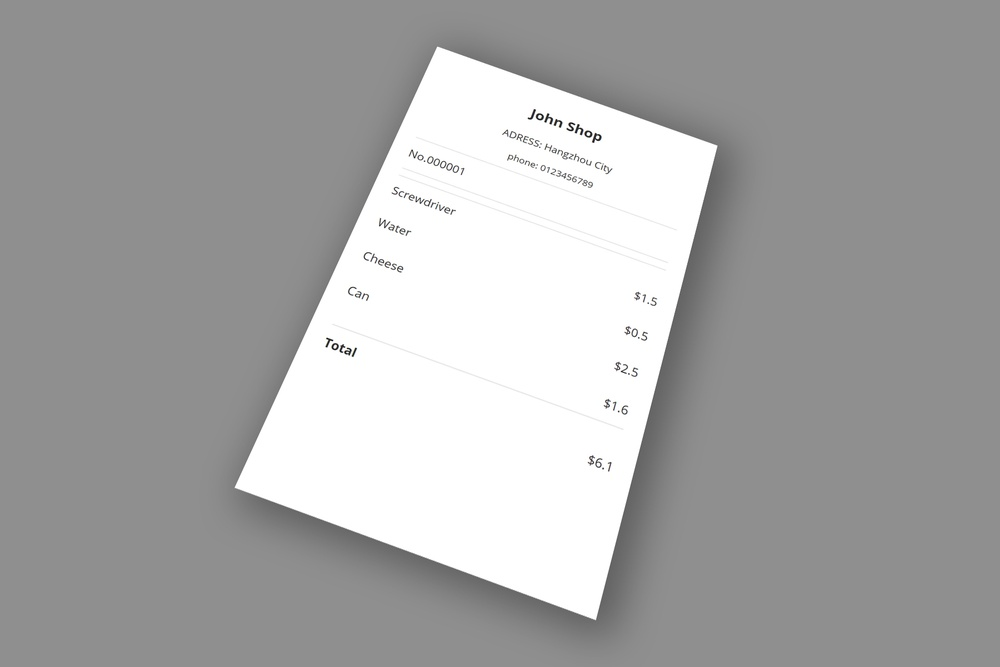
#> input picture receipt_photo.jpg, 1000 x 667 px, shrunk from 1800 x 1200 before the run
$ python run.py
#> lines starting #> are read from the running program, lines starting #| are printed output that depends on the picture; after the words box and inside, x2 and y2 are one past the last pixel; in counts of white or black regions, pixels touching at a corner belong together
# 导入cv2库
import cv2
import numpy as np
from paddleocr import PaddleOCR
import os

# 读取图片文件
img = cv2.imread("receipt_photo.jpg")
#> img is the input picture: shape (667, 1000, 3); mean B, G, R 168.5, 168.5, 168.5

# 转换为灰度图像
gray = cv2.cvtColor(img, cv2.COLOR_BGR2GRAY)

# 使用高斯滤波去除噪声
blur = cv2.GaussianBlur(gray, (5, 5), 0)

# 使用Canny算法检测边缘
edges = cv2.Canny(blur, 50, 150)
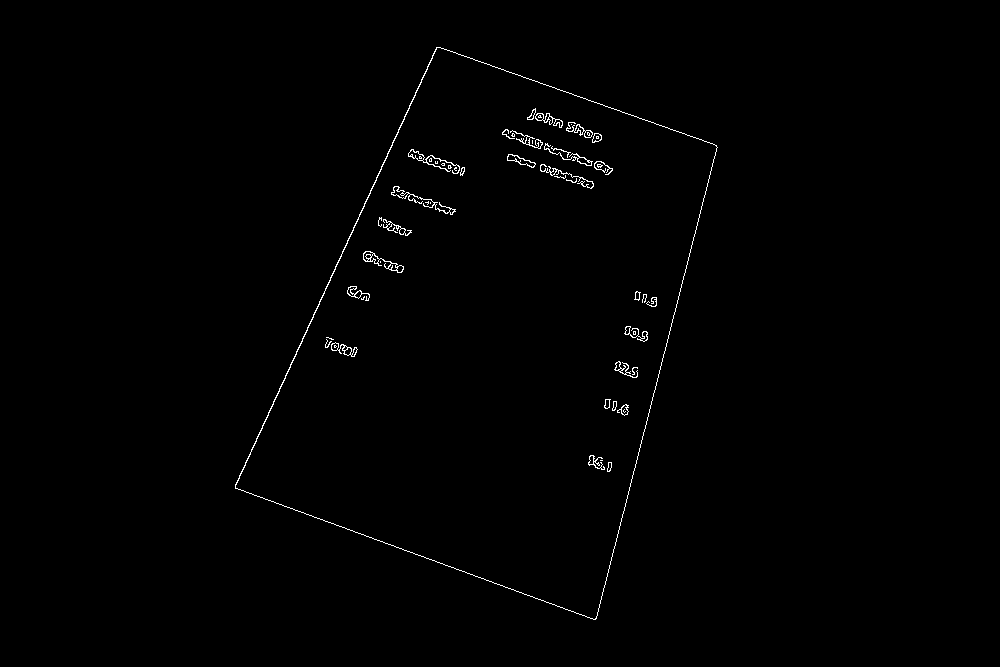
#> edges: shape (667, 1000); 0.64% white in thin lines or dots, all inside (x1, y1, x2, y2) = (235, 47, 718, 620)

cv2.imshow("Edge", edges)
cv2.imwrite("edges.jpg", edges)
cv2.waitKey(0)

# 使用findContours函数找到轮廓
contours, hierarchy = cv2.findContours(edges, cv2.RETR_EXTERNAL, cv2.CHAIN_APPROX_SIMPLE)
#> contours = 1 contour; box (x1, y1, x2, y2) and area: (235, 47, 718, 620) 165724

# 找到最大的轮廓，假设它是文档的轮廓
max_area = 0
max_contour = None
for contour in contours:
    area = cv2.contourArea(contour)
    if area > max_area:
        max_area = area
        max_contour = contour
#> this loop made 1 pass
#> (area, max_area) on pass 1: (165724.5, 165724.5)
#> after the loop, max_area = 165724.5; max_contour = contour of 1108 points, box (x1, y1, x2, y2) (235, 47, 718, 620), area 165724

# 如果没有找到轮廓，退出程序
if max_contour is None:
    print("No document found")
    exit()

# 绘制轮廓并显示图片
cv2.drawContours(img, [max_contour], -1, (0, 255, 0), 3)
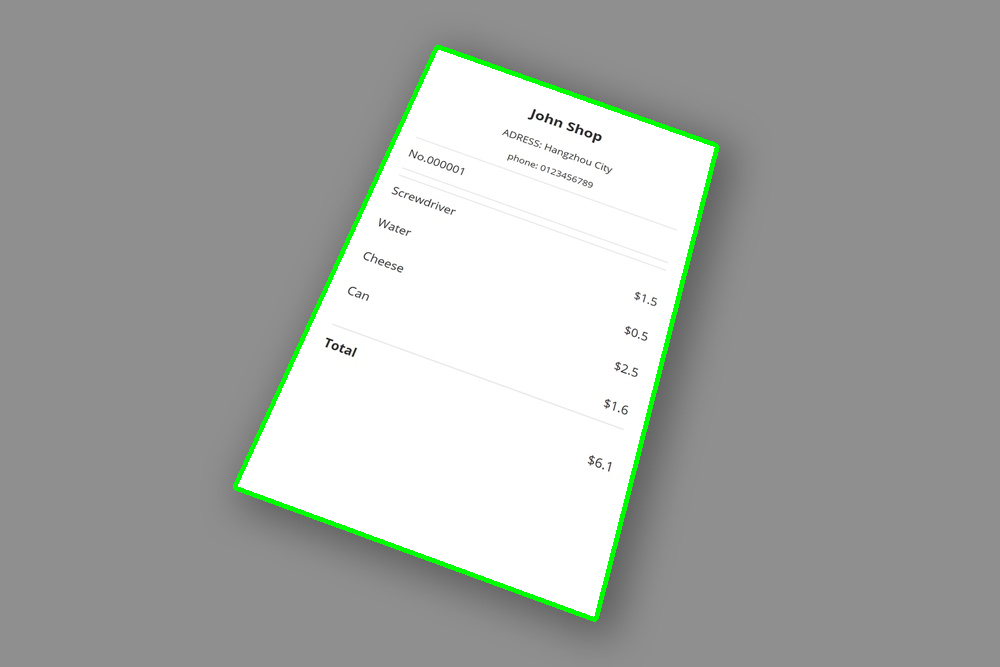
#> img: shape (667, 1000, 3); 1.16% of pixels changed, all inside (x1, y1, x2, y2) = (233, 45, 720, 622)
cv2.imshow("Contour", img)
cv2.imwrite("contour.jpg", img)
cv2.waitKey(0)

# 获取轮廓的四个顶点，并按照左上，右上，右下，左下的顺序排序
points = max_contour.reshape(-1, 2)
#> points = 1108 pairs, first value 235 to 717, second value 47 to 619
sums = points.sum(axis=1)
#> sums = 1108 values, max 1214 at index 666, min 483 at index 0, mean 798
diffs = points[:, 0] - points[:, 1]
#> diffs = 1108 values, max 571 at index 911, min -253 at index 403, mean 138.9
tl = points[sums.argmin()]
#> tl = [436, 47]
bl = points[diffs.argmin()]
#> bl = [235, 488]
br = points[sums.argmax()]
#> br = [595, 619]
tr = points[diffs.argmax()]
#> tr = [716, 145]
src = np.array([tl, tr, br, bl], dtype="float32")
#> src = [[436, 47], [716, 145], [595, 619], [235, 488]]

# 计算目标图片的宽度和高度
width = max(int(np.sqrt((tl[0] - tr[0]) ** 2 + (tl[1] - tr[1]) ** 2)), int(np.sqrt((bl[0] - br[0]) ** 2 + (bl[1] - br[1]) ** 2)))
#> width = 383
height = max(int(np.sqrt((tl[0] - bl[0]) ** 2 + (tl[1] - bl[1]) ** 2)), int(np.sqrt((tr[0] - br[0]) ** 2 + (tr[1] - br[1]) ** 2)))
#> height = 489
dst = np.array([[0, 0], [width - 1, 0], [width - 1, height - 1], [0, height - 1]], dtype="float32")
#> dst = [[0, 0], [382, 0], [382, 488], [0, 488]]

# 计算透视变换矩阵并进行变换
M = cv2.getPerspectiveTransform(src, dst)
#> M = [[1.13, 0.515, -516.8], [-0.411, 1.17, 123.9], [-0.000167, 0.00055, 1]]
warped = cv2.warpPerspective(img, M, (width, height))
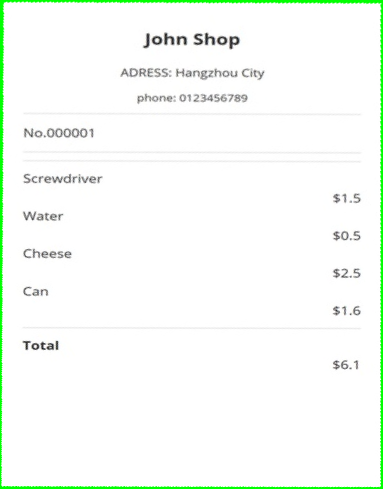
#> warped: shape (489, 383, 3); mean B, G, R 246.5, 252.3, 246.5

# 显示变换后的图片
cv2.imshow("Warped", warped)
cv2.imwrite("warped.jpg", warped)
cv2.waitKey(0)

# 关闭所有窗口
cv2.destroyAllWindows()

# ocr
#> (the run stopped early here; a loop or call above may not have finished)
